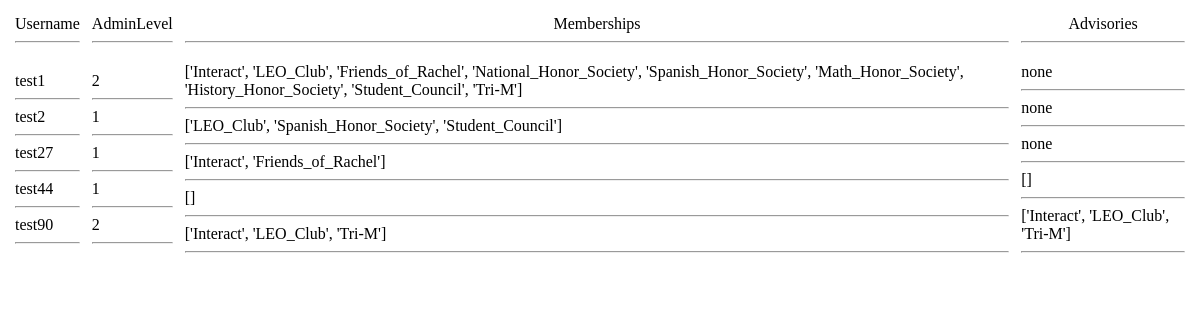
Page /userlist on the earlier database version.
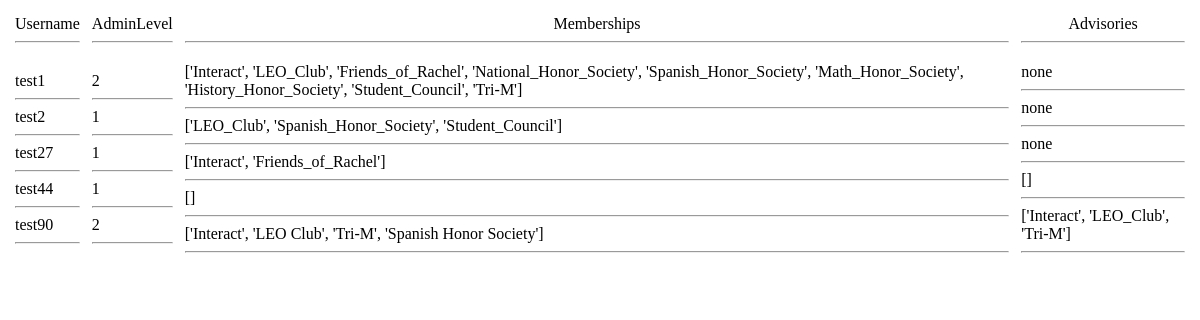
Same page on the later database version.
### tables this page shows
CREATE TABLE "users" (
	`username`	TEXT,
	`password`	TEXT,
	`adminLevel`	INTEGER,
	`memberships`	TEXT,
	`advisories`	TEXT
);

### test.py (the view)
@app.route('/userlist')
def userlist():
	conn = sqlite3.connect('database.db')
	cur = conn.cursor()
	users = cur.execute("SELECT * FROM users")
	names=[]
	passwords=[]
	levels=[]
	memberships=[]
	advisories=[]
	for row in users:
		names.append(row[0])
		passwords.append(row[1])
		levels.append(row[2])
		memberships.append(row[3])
		advisories.append(row[4])
	return render_template('userlist.html', names=names, passwords=passwords, levels=levels, memberships=memberships, advisories=advisories)

### templates/userlist.html (shortened to what this page needs)
<!DOCTYPE html>
<html>
	<head>
	</head>
	<body>
	<div id='container'>
		<table>
			<tr>
				<td class='center'>Username<hr></td>
				<td class='center'>AdminLevel<hr></td>
				<td class='center'>Memberships<hr></td>
				<td class='center'>Advisories<hr></td>
			</tr>
			<tr>
				<td>{%for name in names%}{{name}}<br><hr>{%endfor%}</td>
				<td>{%for level in levels%}{{level}}<br><hr>{%endfor%}</td>
				<td>{%for member in memberships%}{{member}}<br><hr>{%endfor%}</td>
				<td>{%for advisor in advisories%}{{advisor}}<br><hr>{%endfor%}</td>
			</tr>
		</table>
	</div>
	</body>
</html>

### templates/userlist.html (style rules this page uses)
.center { text-align:center; }
td { padding:5px; }

Differences in the rows shown:
changed users "test90": memberships "['Interact', 'LEO_Club', 'Tri-M']" → "['Interact', 'LEO Club', 'Tri-M', 'Spanish Honor Society']"
